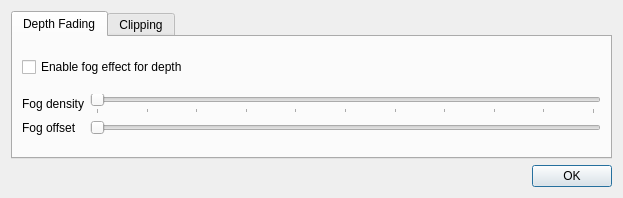
<?xml version="1.0" encoding="UTF-8"?>
<ui version="4.0">
 <class>DepthFadingAndClippingDialog</class>
 <widget class="QDialog" name="DepthFadingAndClippingDialog">
  <property name="geometry">
   <rect>
    <x>0</x>
    <y>0</y>
    <width>623</width>
    <height>198</height>
   </rect>
  </property>
  <property name="windowTitle">
   <string>Depth Fading and Clipping</string>
  </property>
  <layout class="QVBoxLayout" name="verticalLayout">
   <item>
    <widget class="QTabWidget" name="tabWidget">
     <property name="currentIndex">
      <number>0</number>
     </property>
     <widget class="QWidget" name="depthFadingTab">
      <attribute name="title">
       <string>Depth Fading</string>
      </attribute>
      <layout class="QVBoxLayout" name="verticalLayout_2">
       <item>
        <widget class="QCheckBox" name="enableDepthFogCheckBox">
         <property name="text">
          <string>Enable fog effect for depth</string>
         </property>
        </widget>
       </item>
       <item>
        <layout class="QGridLayout" name="gridLayout_2">
         <item row="1" column="0">
          <widget class="QLabel" name="fogOffsetLabel">
           <property name="text">
            <string>Fog offset</string>
           </property>
          </widget>
         </item>
         <item row="0" column="0">
          <widget class="QLabel" name="fogDensityLabel">
           <property name="text">
            <string>Fog density</string>
           </property>
          </widget>
         </item>
         <item row="0" column="1">
          <widget class="QSlider" name="fogDensitySlider">
           <property name="enabled">
            <bool>false</bool>
           </property>
           <property name="minimumSize">
            <size>
             <width>450</width>
             <height>0</height>
            </size>
           </property>
           <property name="minimum">
            <number>0</number>
           </property>
           <property name="maximum">
            <number>100</number>
           </property>
           <property name="pageStep">
            <number>1</number>
           </property>
           <property name="orientation">
            <enum>Qt::Horizontal</enum>
           </property>
           <property name="tickPosition">
            <enum>QSlider::TicksBelow</enum>
           </property>
           <property name="tickInterval">
            <number>10</number>
           </property>
          </widget>
         </item>
         <item row="1" column="1">
          <widget class="QSlider" name="fogOffsetSlider">
           <property name="maximum">
            <number>100</number>
           </property>
           <property name="orientation">
            <enum>Qt::Horizontal</enum>
           </property>
          </widget>
         </item>
        </layout>
       </item>
      </layout>
     </widget>
     <widget class="QWidget" name="clippingTab">
      <attribute name="title">
       <string>Clipping</string>
      </attribute>
      <layout class="QVBoxLayout" name="verticalLayout_3">
       <item>
        <widget class="QLabel" name="label_3">
         <property name="font">
          <font>
           <pointsize>10</pointsize>
          </font>
         </property>
         <property name="text">
          <string>Front Clipping Plane:</string>
         </property>
        </widget>
       </item>
       <item>
        <widget class="QSlider" name="frontClippingSlider">
         <property name="minimumSize">
          <size>
           <width>450</width>
           <height>0</height>
          </size>
         </property>
         <property name="singleStep">
          <number>1</number>
         </property>
         <property name="pageStep">
          <number>1</number>
         </property>
         <property name="orientation">
          <enum>Qt::Horizontal</enum>
         </property>
         <property name="tickPosition">
          <enum>QSlider::NoTicks</enum>
         </property>
        </widget>
       </item>
       <item>
        <layout class="QHBoxLayout" name="horizontalLayout_2">
         <item>
          <spacer name="horizontalSpacer">
           <property name="orientation">
            <enum>Qt::Horizontal</enum>
           </property>
           <property name="sizeHint" stdset="0">
            <size>
             <width>40</width>
             <height>20</height>
            </size>
           </property>
          </spacer>
         </item>
         <item>
          <widget class="QPushButton" name="resetClippingButton">
           <property name="text">
            <string>Reset</string>
           </property>
          </widget>
         </item>
        </layout>
       </item>
       <item>
        <spacer name="verticalSpacer">
         <property name="orientation">
          <enum>Qt::Vertical</enum>
         </property>
         <property name="sizeHint" stdset="0">
          <size>
           <width>20</width>
           <height>40</height>
          </size>
         </property>
        </spacer>
       </item>
      </layout>
     </widget>
    </widget>
   </item>
   <item>
    <widget class="QDialogButtonBox" name="buttonBox">
     <property name="standardButtons">
      <set>QDialogButtonBox::Ok</set>
     </property>
    </widget>
   </item>
  </layout>
 </widget>
 <resources/>
 <connections/>
</ui>
